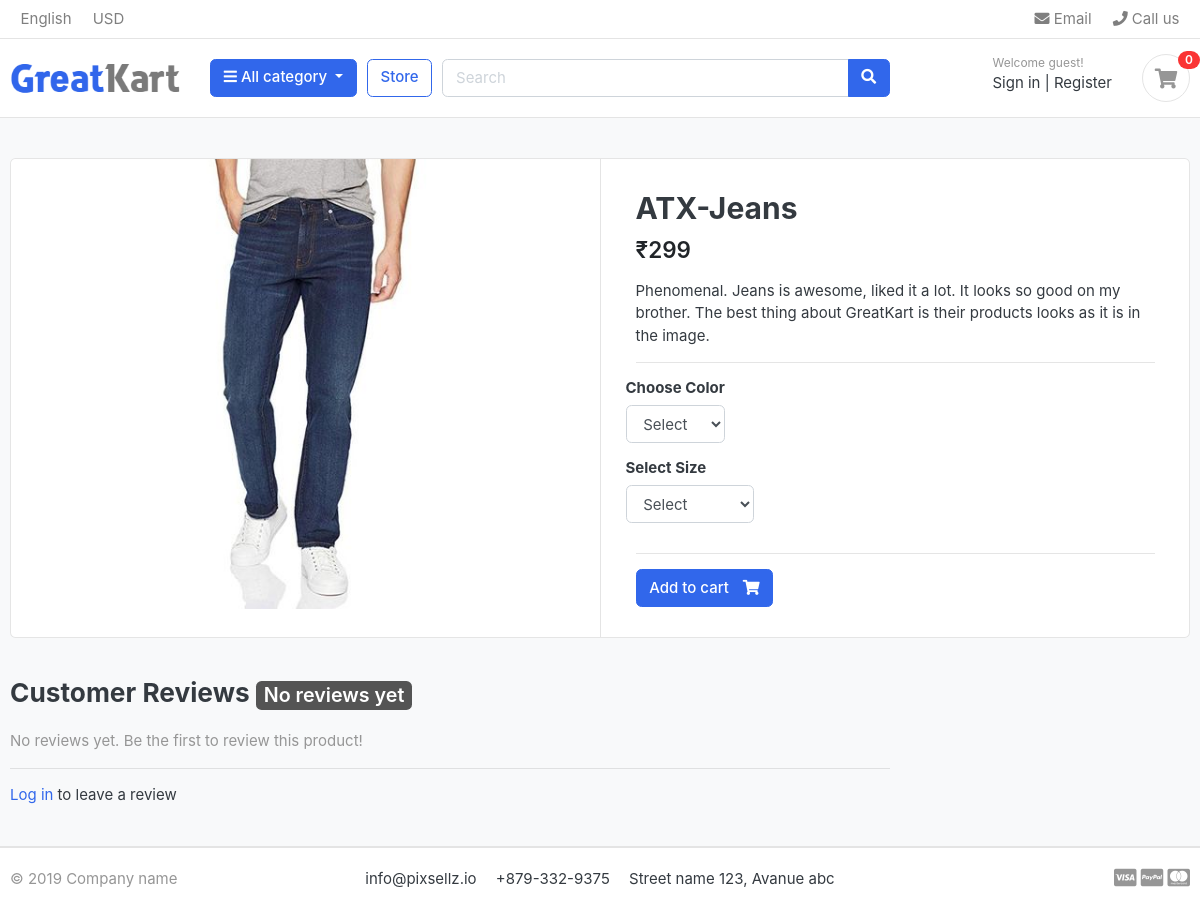
/store/category/jeans/atx-jeans/, run on an earlier commit of the app's database.
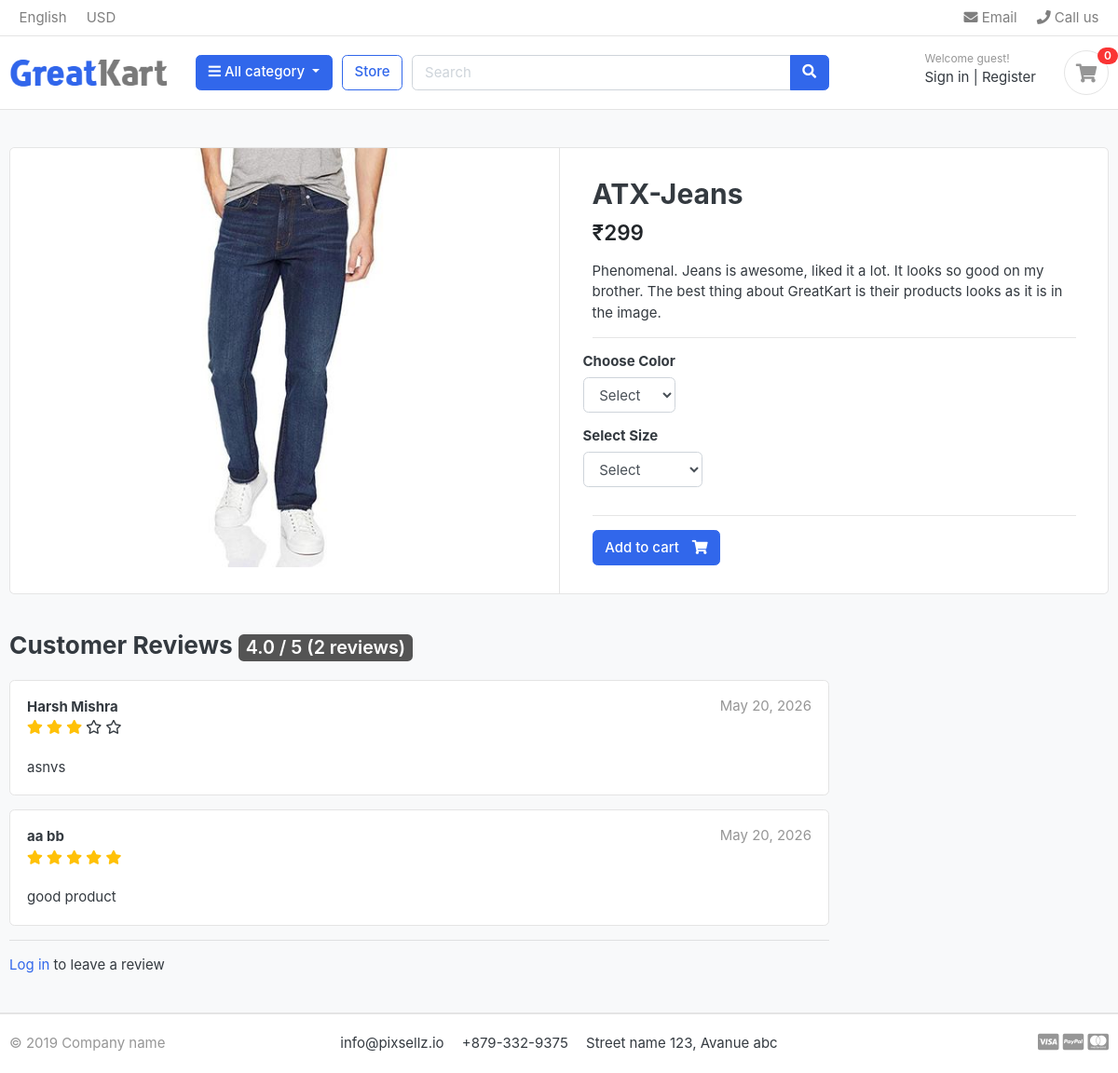
And on a later commit of the database.
### store/models.py (models this page shows, shortened)
class Product(models.Model):
    product_name  = models.CharField(max_length=50,unique=True)
    slug          = models.SlugField(max_length=100,unique=True)
    description   = models.TextField(max_length=200,blank=True)
    price         = models.IntegerField()
    images        = models.ImageField(upload_to='photos/product')
    stock         = models.IntegerField()
    is_available  = models.BooleanField(default=True)
    category      = models.ForeignKey(Category, on_delete=models.CASCADE)
    created_date  = models.DateTimeField(auto_now_add=True)
    modified_date = models.DateTimeField(auto_now=True)

class Review(models.Model):
    RATING_CHOICES = (
        (1, '1 Star'),
        (2, '2 Stars'),
        (3, '3 Stars'),
        (4, '4 Stars'),
        (5, '5 Stars'),
    )
    product = models.ForeignKey(Product, on_delete=models.CASCADE, related_name='reviews')
    user = models.ForeignKey(Account, on_delete=models.CASCADE)
    rating = models.IntegerField(choices=RATING_CHOICES)
    comment = models.TextField(blank=True)
    created_at = models.DateTimeField(auto_now_add=True)
    updated_at = models.DateTimeField(auto_now=True)
    class Meta:
        unique_together = ('product', 'user')

### accounts/models.py (models this page shows, shortened)
class Account(AbstractBaseUser):
    first_name = models.CharField(max_length=50)
    last_name = models.CharField(max_length=50)
    username = models.CharField(max_length=50,unique = True)
    email = models.EmailField(max_length=50,unique=True)
    phone_number = models.CharField(max_length=15,null=True)
    date_joined = models.DateTimeField(auto_now_add=True)
    last_login = models.DateTimeField(auto_now=True)  # or we can remove it django handles it
    is_admin = models.BooleanField(default=False)
    is_staff = models.BooleanField(default=False)
    is_active = models.BooleanField(default=False)
    is_superadmin = models.BooleanField(default=False)
    USERNAME_FIELD = 'email'              # now we will be able to login with the 'email' field
    REQUIRED_FIELDS = ['username','first_name','last_name']
    objects = MyAccountManager()     # for telling the Account that we are using MyAccountManager for all the operations i.e. creating user and superuser

### store/views.py (the view, shortened to what this page needs)
# urls.py: path('category/<slug:category_slug>/<slug:product_slug>/',views.product_detail,name='product_detail'),
def product_detail(request, category_slug, product_slug):
    try:
        single_product = Product.objects.get(category__slug = category_slug, slug = product_slug)
        in_cart = CartItem.objects.filter(cart__cart_id = _cart_id(request),product = single_product).exists()
    except Exception as e:
        raise e
    reviews = Review.objects.filter(product=single_product).order_by('-created_at')
    avg_rating = reviews.aggregate(Avg('rating'))['rating__avg']
    user_review = None
    can_review = False
    form = ReviewForm()
    context = {
        "single_product" : single_product,
        'in_cart' : in_cart,
        'reviews': reviews,
        'avg_rating': avg_rating,
        'review_count': reviews.count(),
        'user_review': user_review,
        'can_review': can_review,
        'form': form,
    }
    return render(request, 'store/product_detail.html',context)

### store/forms.py
class ReviewForm(forms.ModelForm):
    class Meta:
        model = Review
        fields = ['rating', 'comment']
        widgets = {
            'rating': forms.Select(attrs={
                'class': 'form-control',
                'required': 'required',
            }),
            'comment': forms.Textarea(attrs={
                'class': 'form-control',
                'rows': 4,
                'placeholder': 'Share your experience with this product',
                'required': 'required',
            }),
        }
    def __init__(self, *args, **kwargs):
        super(ReviewForm, self).__init__(*args, **kwargs)
        self.fields['comment'].required = True
        self.fields['rating'].required = True

### accounts/context_processors.py (called while the page is built)
def profile(request):
    if request.user.is_authenticated:
        try:
            profile = request.user.profile
        except Profile.DoesNotExist:
            profile = None
        return {'profile': profile}
    return {'profile': None}

### carts/context_processors.py (called while the page is built)
def counter(request):
    cart_count = 0
    if 'admin' in request.path:
        return {}
    else:
        try:
            cart = Cart.objects.filter(cart_id = _cart_id(request))
            cart_items = CartItem.objects.all().filter(cart = cart[:1])
            for cart_item in cart_items:
                cart_count = cart_count + cart_item.quantity
        except Cart.DoesNotExist:
            cart_count = 0
    return dict(cart_count = cart_count)

### carts/views.py (called while the page is built)
def _cart_id(request):
    cart = request.session.session_key
    if not cart:
        cart = request.session.create()
    return cart

### category/context_processors.py (called while the page is built)
def menu_links(request):
    links = Category.objects.all()
    return dict(links = links)

### category/models.py (called while the page is built)
    def get_url(self):
        return reverse('products_by_category', args=[self.slug])

### store/models.py (called while the page is built)
    def colors(self):
        return super(VariationManager,self).filter(variation_category = 'color',is_active = True)

    def sizes(self):
        return super(VariationManager,self).filter(variation_category = 'size',is_active = True)

### templates/store/product_detail.html (shortened to what this page needs)
{% extends 'base.html' %}
{% load static %}
{% block content %}
<section class="section-content padding-y bg">
<div class="container">
<div class="card">
	<div class="row no-gutters">
		<aside class="col-md-6">
<article class="gallery-wrap">
	<div class="img-big-wrap">
	   <a href="#"><img src="{{single_product.images.url}}"></a>
	</div>
</article>
		</aside>
		<main class="col-md-6 border-left">
<form action="{% url 'add_cart' single_product.id %}?next={{ request.path }}" method="POST">
	<article class="content-body">
	<h2 class="title">{{single_product.product_name}}</h2>
	<div class="mb-3">
		<var class="price h4">₹{{single_product.price}}</var>
	</div>
	<p>{{single_product.description}}</p>
	<hr>
		<div class="row">
			<div class="item-option-select">
				<h6>Choose Color</h6>
				<select name="color" class="form-control" required>
					<option value="" disabled selected>Select</option>
				</select>
			</div>
		</div>
		<div class="row">
			<div class="item-option-select">
				<h6>Select Size</h6>
				<select name="size" class="form-control" required>
					<option value="" disabled selected>Select</option>
				</select>
			</div>
		</div>
		<hr>
		{% if single_product.stock <= 0 %}
		<h5 class = "text-danger">Out of Stock</h5>
		{% else %}
			<button type= "submit" class="btn btn-primary"> <span class="text">Add to cart</span> <i class="fas fa-shopping-cart"></i></button>
		{% endif %}
	</article>
</form>
		</main>
	</div>
</div>
<br>
<div class="row">
			<div class="col-md-9">
	<header class="section-heading">
		<h3>Customer Reviews
		{% if avg_rating %}
			<span class="badge badge-secondary">{{ avg_rating|floatformat:1 }} / 5 ({{ review_count }} reviews)</span>
		{% else %}
			<span class="badge badge-secondary">No reviews yet</span>
		{% endif %}
		</h3>
	</header>
	{% if reviews %}
		{% for review in reviews %}
		<article class="box mb-3">
			<div class="icontext w-100">
				<div class="text">
					<span class="date text-muted float-md-right">{{ review.created_at|date:"M d, Y" }}</span>
					<h6 class="mb-1">
						{% if review.user.first_name or review.user.last_name %}
							{{ review.user.first_name }} {{ review.user.last_name }}
						{% else %}
							{{ review.user.email }}
						{% endif %}
					</h6>
					<div class="rating mb-2">
						{% for i in "x"|rjust:"5" %}
							{% if forloop.counter <= review.rating %}
								<i class="fas fa-star" style="color: #ffc107;"></i>
							{% else %}
								<i class="far fa-star"></i>
							{% endif %}
						{% endfor %}
					</div>
				</div>
			</div>
			<div class="mt-3">
				<p>{{ review.comment }}</p>
			</div>
		</article>
		{% endfor %}
	{% else %}
		<p class="text-muted">No reviews yet. Be the first to review this product!</p>
	{% endif %}
	{% if user.is_authenticated %}
		<hr>
		{% if can_review %}
			<h5 class="mb-3">{% if user_review %}Edit Your Review{% else %}Leave a Review{% endif %}</h5>
			<form method="post" action="{% url 'add_review' single_product.id %}">
				{% csrf_token %}
				<div class="form-group">
					<label for="{{ form.rating.id_for_label }}">Rating</label>
					{{ form.rating }}
					{% if form.rating.errors %}
						<div class="text-danger">{{ form.rating.errors }}</div>
					{% endif %}
				</div>
				<div class="form-group">
					<label for="{{ form.comment.id_for_label }}">Your Review</label>
					{{ form.comment }}
					{% if form.comment.errors %}
						<div class="text-danger">{{ form.comment.errors }}</div>
					{% endif %}
				</div>
				<button type="submit" class="btn btn-primary">Submit Review</button>
			</form>
		{% else %}
			<p class="text-muted">Only customers who purchased this product can leave a review.</p>
		{% endif %}
	{% else %}
		<hr>
		<p><a href="{% url 'login' %}">Log in</a> to leave a review</p>
	{% endif %}
	</div>
</div>
</div>
</section>
{% endblock %}

### templates/base.html (shortened to what this page needs)
{% load static %}
<!DOCTYPE HTML>
<html lang="en">
<head>
<link href="{% static 'css/bootstrap.css' %}" rel="stylesheet" type="text/css"/>
<link href="{% static 'fonts/fontawesome/css/all.min.css' %}" type="text/css" rel="stylesheet">
<link href="{% static 'css/ui.css' %}" rel="stylesheet" type="text/css"/>
<link href="{% static 'css/responsive.css' %}" rel="stylesheet" media="only screen and (max-width: 1200px)" />
</head>
<body>
{% include 'includes/navbar.html' %}
{% block content %}{% endblock %}
 {% include 'includes/footer.html' %}

### templates/includes/navbar.html (shortened to what this page needs)
{% load static %}
<header class="section-header">
<nav class="navbar p-md-0 navbar-expand-sm navbar-light border-bottom">
<div class="container">
  <div class="collapse navbar-collapse" id="navbarTop4">
    <ul class="navbar-nav mr-auto">
    	<li class="nav-item dropdown">
		 	<a href="#" class="nav-link">   English </a>
		</li>
		<li class="nav-item dropdown">
			<a href="#" class="nav-link"> USD </a>
		</li>
    </ul>
    <ul class="navbar-nav">
		<li><a href="#" class="nav-link"> <i class="fa fa-envelope"></i> Email </a></li>
		<li><a href="#" class="nav-link"> <i class="fa fa-phone"></i> Call us </a></li>
	</ul>
  </div>
</div>
</nav>
<section class="header-main border-bottom">
	<div class="container">
<div class="row align-items-center">
	<div class="col-lg-2 col-md-3 col-6">
		<a href="/" class="brand-wrap">
			<img class="logo" src="{% static './images/logo.png' %}">
		</a>
	</div>
	<div class="col-lg col-sm col-md col-6 flex-grow-0">
		<div class="category-wrap dropdown d-inline-block float-right">
			<button type="button" class="btn btn-primary dropdown-toggle" data-toggle="dropdown">
				<i class="fa fa-bars"></i> All category
			</button>
		</div>
	</div>
	<a href="{% url 'store' %}" class="btn btn-outline-primary">Store</a>
	<div class="col-lg  col-md-6 col-sm-12 col">
		<form action="{% url 'search' %}" class="search" method="GET">
			<div class="input-group w-100">
			    <input type="text" class="form-control" style="width:60%;" placeholder="Search" name = "keyword">
			    <div class="input-group-append">
			      <button class="btn btn-primary" type="submit">
			        <i class="fa fa-search"></i>
			      </button>
			    </div>
		    </div>
		</form>
	</div>
	<div class="col-lg-3 col-sm-6 col-8 order-2 order-lg-3">
				<div class="d-flex justify-content-end mb-3 mb-lg-0">
					{% if user.id is None %}
					<div class="widget-header">
						<small class="title text-muted">Welcome guest!</small>
						<div>
							<a href="{% url 'login' %}">Sign in</a> <span class="dark-transp"> | </span>
							<a href="{% url 'register' %}"> Register</a>
						</div>
					</div>
					{% endif %}
					<a href="{% url 'cart' %}" class="widget-header pl-3 ml-3">
						<div class="icon icon-sm rounded-circle border"><i class="fa fa-shopping-cart"></i></div>
						<span class="badge badge-pill badge-danger notify">{{cart_count}}</span>
					</a>
				</div>
			</div>
</div>
	</div>
</section>
</header>

### templates/includes/footer.html
{% load static %}
<footer class="section-footer border-top">
	<div class="container">
		<section class="footer-bottom border-top row">
			<div class="col-md-2">
				<p class="text-muted"> &copy 2019 Company name </p>
			</div>
			<div class="col-md-8 text-md-center">
				<span  class="px-2">info@pixsellz.io</span>
				<span  class="px-2">+879-332-9375</span>
				<span  class="px-2">Street name 123, Avanue abc</span>
			</div>
			<div class="col-md-2 text-md-right text-muted">
				<i class="fab fa-lg fa-cc-visa"></i>
				<i class="fab fa-lg fa-cc-paypal"></i>
				<i class="fab fa-lg fa-cc-mastercard"></i>
			</div>
		</section>
	</div>
</footer>

### static/css/ui.css (style rules this page uses)
html { font-family: "Inter", sans-serif; font-size: 15px; }
.content-body { flex: 1 1 auto; padding: 2rem 2.3rem; }
.icon-xs, .icon-sm, .icon-md, .icon-lg { display: inline-block; text-align: center; flex-shrink: 0; flex-grow: 0; }
.icon-sm { width: 48px; height: 48px; line-height: 48px !important; font-size: 20px; }
.padding-y { padding-top: 40px; padding-bottom: 40px; }
var { font-style: normal; }
article:after, .form-group:after { display: block; clear: both; content: ""; }
.bg { background-color: #f8f9fa; }
.section-heading { margin-bottom: 20px; margin-top: 15px; }
p:last-child { margin-bottom: 0; }
.header-main { position: relative; padding-top: 1rem; padding-bottom: 1rem; }
.brand-wrap .logo, .navbar-brand .logo { margin-right: 7px; max-height: 42px; display: inline-block; }
.widget-header { display: inline-block; vertical-align: middle; position: relative; }
.widget-header a { color: #343a40; }
.widget-header i { color: #969696; }
.widget-header .title { display: block; }
.widget-header .notify { position: absolute; top: -3px; right: -10px; }
.footer-bottom { padding-top: 20px; padding-bottom: 20px; }
.btn .text + i { margin-left: 10px; }
.icontext { display: inline-flex; align-items: center; vertical-align: middle; }
.icontext .text { width: 100%; line-height: 1.2; }
.notify { position: absolute; top: -4px; right: -10px; display: inline-block; padding: 0.25em 0.6em; font-size: 12px; line-height: 1; text-align: center; border-radius: 3rem; color: #fff; background-color: #fa3434; }
.price { font-weight: 600; color: #212529; }
.box { padding: 18px; background: #fff; border-radius: 0.37rem; border: 1px solid #e4e4e4; }
.gallery-wrap .img-big-wrap { margin-bottom: 10px; border-radius: 0.37rem; overflow: hidden; background-color: #fff; }
.gallery-wrap .img-big-wrap a { text-align: center; display: block; }
.gallery-wrap .img-big-wrap img { height: 450px; width: auto; display: inline-block; }
.item-option-select { margin-bottom: 1rem; display: inline-block; margin-right: 15px; }

What changed in the data, as far as the page shows it:
added Review: created_at "May 20, 2026", user.first_name "Harsh", user.last_name "Mishra", rating 3 (drawn), comment "asnvs"
added Review: created_at "May 20, 2026", user.first_name "aa", user.last_name "bb", rating 5 (drawn), comment "good product"
Also different on the page:
{{ avg_rating|floatformat:1 }}: (not shown) → "4.0"
{{ review_count }}: (not shown) → "2"
text no longer shown: "No reviews yet No reviews yet. Be the first to review this product!"
text now shown: "/ 5 ( reviews)"
